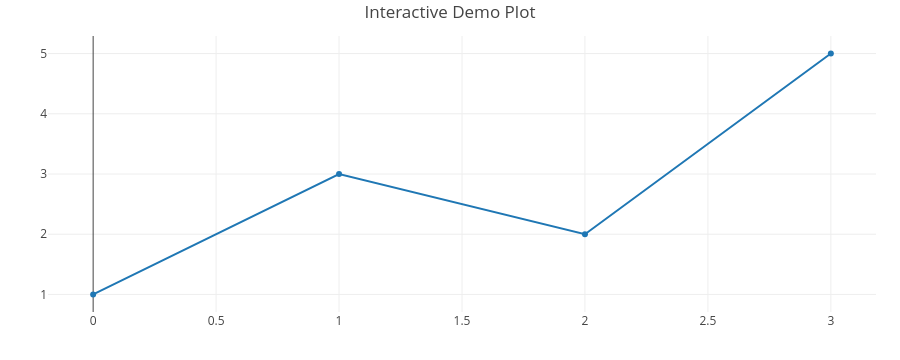

Write notebook code for a chart like this one.
### Code cell
import plotly.graph_objects as go

fig = go.Figure(data=[go.Scatter(x=[0, 1, 2, 3], y=[1, 3, 2, 5], mode='lines+markers')])
fig.update_layout(title='Interactive Demo Plot')
fig

### Figure 1 — Plotly figure (JSON) as saved in the notebook; plotly's stock layout.template omitted (floating-point values rounded to 4 significant figures)
{"data": [{"mode": "lines+markers", "name": "Signal", "type": "scatter", "x": [0, 1, 2, 3], "y": [1, 3, 2, 5]}], "layout": {"height": 360, "margin": {"b": 48, "l": 48, "r": 24, "t": 36}, "title": {"text": "Interactive Demo Plot"}}}
